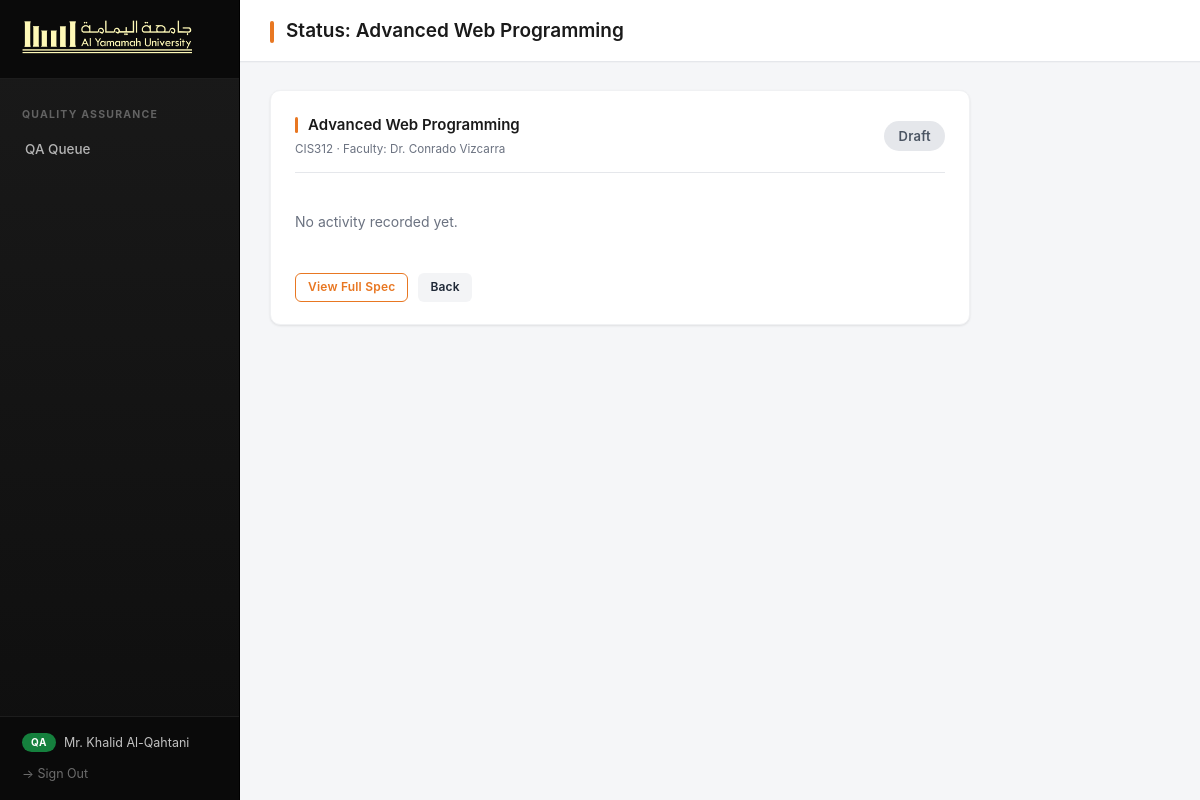
Screenshot of /course/status.php?id=1 (signed in) with the database file from the repository.
### tables this page shows
CREATE TABLE `course_specs` (
  `course_id` int NOT NULL,
  `program_id` int DEFAULT NULL,
  `faculty_id` int DEFAULT NULL,
  `course_title` varchar(200) NOT NULL,
  `course_code` varchar(50) DEFAULT NULL,
  `credit_hours` decimal(4,1) DEFAULT NULL,
  `course_type` varchar(100) DEFAULT NULL,
  `teaching_mode` varchar(100) DEFAULT NULL,
  `course_level` int DEFAULT NULL,
  `prerequisites` varchar(200) DEFAULT NULL,
  `corequisites` varchar(200) DEFAULT NULL,
  `course_description` text,
  `objectives` text,
  `learning_resources` text,
  `version` varchar(20) DEFAULT '1.0',
  `status` enum('draft','pending_hod','pending_qa','approved') DEFAULT 'draft',
  `created_at` datetime DEFAULT CURRENT_TIMESTAMP,
  `updated_at` datetime DEFAULT CURRENT_TIMESTAMP ON UPDATE CURRENT_TIMESTAMP
);

CREATE TABLE `user` (
  `user_id` int NOT NULL,
  `username` varchar(100) NOT NULL,
  `password` varchar(255) NOT NULL,
  `role` enum('faculty','hod','qa') NOT NULL,
  `full_name` varchar(150) DEFAULT NULL,
  `department` varchar(150) DEFAULT NULL,
  `created_at` datetime DEFAULT CURRENT_TIMESTAMP
);

### course/status.php (the view, shortened to what this page needs)
<?php
require_once '../db.php';
$course_id = intval($_GET['id'] ?? 0);
$stmt = $pdo->prepare('SELECT cs.*, u.full_name as faculty_name FROM course_specs cs JOIN user u ON cs.faculty_id = u.user_id WHERE cs.course_id = ?');
$stmt->execute([$course_id]);
$course = $stmt->fetch();
$logs = $pdo->prepare(
    'SELECT al.*, u.full_name, u.role FROM approval_log al
     JOIN user u ON al.user_id = u.user_id
     WHERE al.course_id = ? ORDER BY al.created_at ASC'
);
$logs->execute([$course_id]);
$logs = $logs->fetchAll();
$page_title = 'Status: ' . $course['course_title'];
include '../includes/header.php';
?>
<div class="card" style="max-width:700px;">
    <div class="card-header">
        <div>
            <h2><?php echo htmlspecialchars($course['course_title']); ?></h2>
            <small style="color:var(--text-muted);">
                <?php echo htmlspecialchars($course['course_code']); ?> &middot;
                Faculty: <?php echo htmlspecialchars($course['faculty_name']); ?>
            </small>
        </div>
        <span class="status-badge status-<?php echo $course['status']; ?>" style="font-size:13px; padding:5px 14px;">
            <?php echo str_replace('_', ' ', ucfirst($course['status'])); ?>
        </span>
    </div>
    <?php if (empty($logs)): ?>
        <p style="color:var(--text-muted); padding:20px 0;">No activity recorded yet.</p>
    <?php endif; ?>
    <div style="margin-top:20px; display:flex; gap:10px;">
        <a href="../course/view.php?id=<?php echo $course_id; ?>" class="btn btn-outline btn-sm" target="_blank">View Full Spec</a>
        <a href="javascript:history.back()" class="btn btn-sm" style="background:#f3f4f6; color:var(--text);">Back</a>
    </div>
</div>
<?php include '../includes/footer.php'; ?>

### includes/header.php (shortened to what this page needs)
<?php
$role = $_SESSION['role'] ?? '';
$name = $_SESSION['name'] ?? $_SESSION['username'] ?? '';
$b    = BASE_URL;
$current = $_SERVER['SCRIPT_NAME'];
function navActive($current, $needle) {
    return strpos($current, $needle) !== false ? 'active' : '';
}
?>
<!DOCTYPE html>
<html lang="en">
<head>
    <link rel="stylesheet" href="<?php echo $b; ?>/assets/style.css">
</head>
<body>
<div class="layout">
    <aside class="sidebar">
        <div class="sidebar-brand">
            <img src="<?php echo $b; ?>/assets/yu-logo.png" alt="Al Yamamah University"
                 onerror="this.style.display='none'; document.getElementById('brand-fallback').style.display='block';">
        </div>
        <nav class="sidebar-nav">
            <?php if ($role === 'faculty'): ?>
                <div class="nav-section">Faculty</div>
                <a href="<?php echo $b; ?>/faculty/dashboard.php" class="<?php echo navActive($current, 'faculty/dashboard'); ?>">
                    <span class="label">My Courses</span>
                </a>
                <a href="<?php echo $b; ?>/faculty/course_create.php" class="<?php echo navActive($current, 'course_create'); ?>">
                    <span class="label">+ New Course Spec</span>
                </a>
                <a href="<?php echo $b; ?>/mapping.php" class="<?php echo navActive($current, 'mapping.php'); ?>">
                    <span class="label">CLO–PLO Mapping</span>
                </a>
            <?php elseif ($role === 'qa'): ?>
                <div class="nav-section">Quality Assurance</div>
                <a href="<?php echo $b; ?>/qa/dashboard.php" class="<?php echo navActive($current, 'qa/dashboard'); ?>">
                    <span class="label">QA Queue</span>
                </a>
            <?php endif; ?>
        </nav>
        <div class="sidebar-footer">
            <div class="user-info">
                <span class="role-badge role-<?php echo $role; ?>"><?php echo strtoupper($role); ?></span>
                <span><?php echo htmlspecialchars($name); ?></span>
            </div>
            <a href="<?php echo $b; ?>/logout.php" class="logout-link">→ Sign Out</a>
        </div>
    </aside>
    <main class="main-content">
        <div class="topbar">
            <h1 class="page-title">
                <span class="topbar-accent"></span><?php echo htmlspecialchars($page_title ?? 'Dashboard'); ?>
            </h1>
        </div>
        <div class="content-body">

### rows the page displays
course_specs: course_title "Status: Advanced Web Programming", course_title "Advanced Web Programming", course_code "CIS312", faculty.full_name "Dr. Conrado Vizcarra", status "Draft"

### other values shown
$role "QA"
$name "Mr. Khalid Al-Qahtani"
